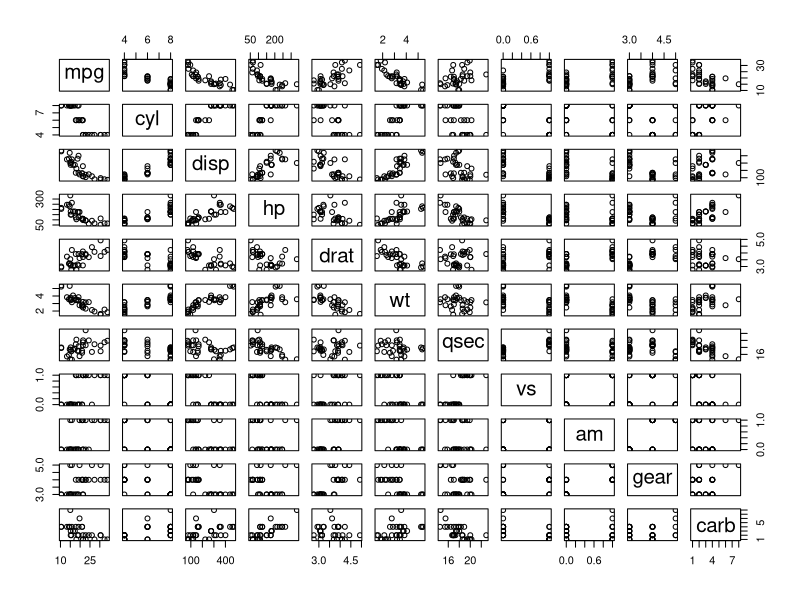
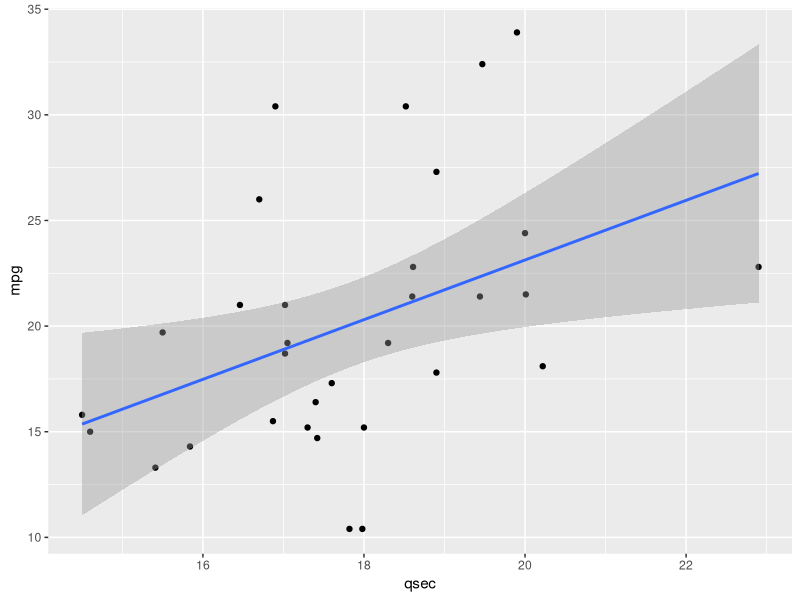
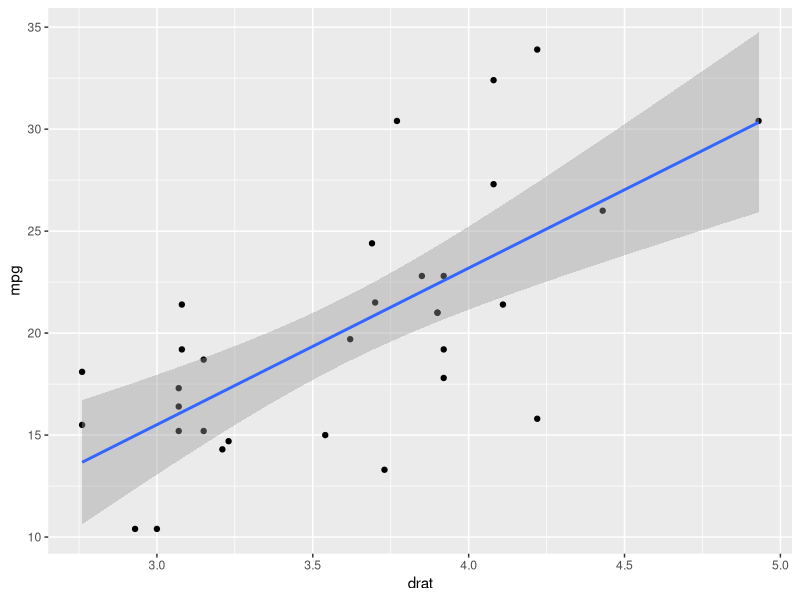
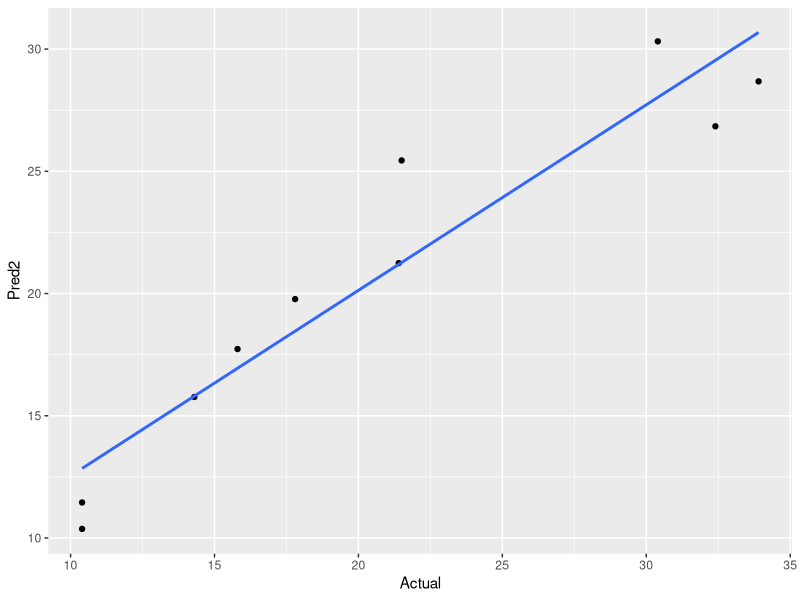
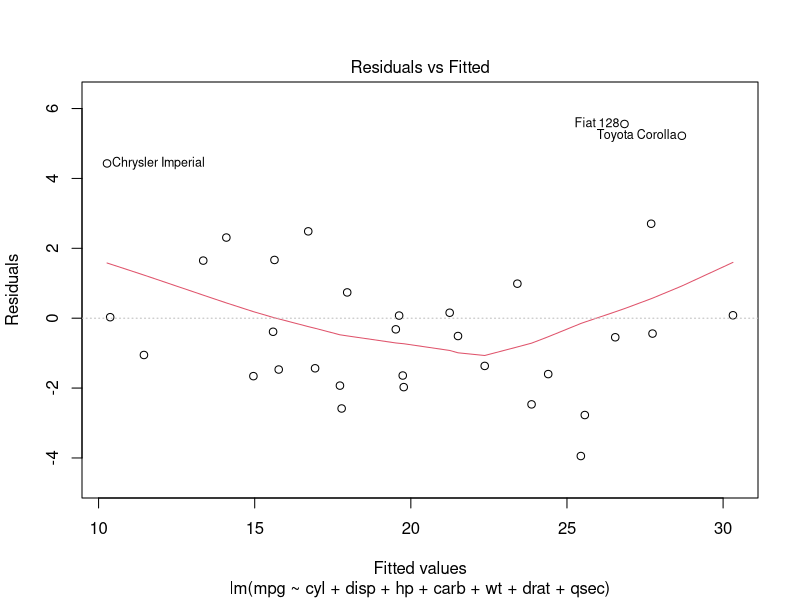
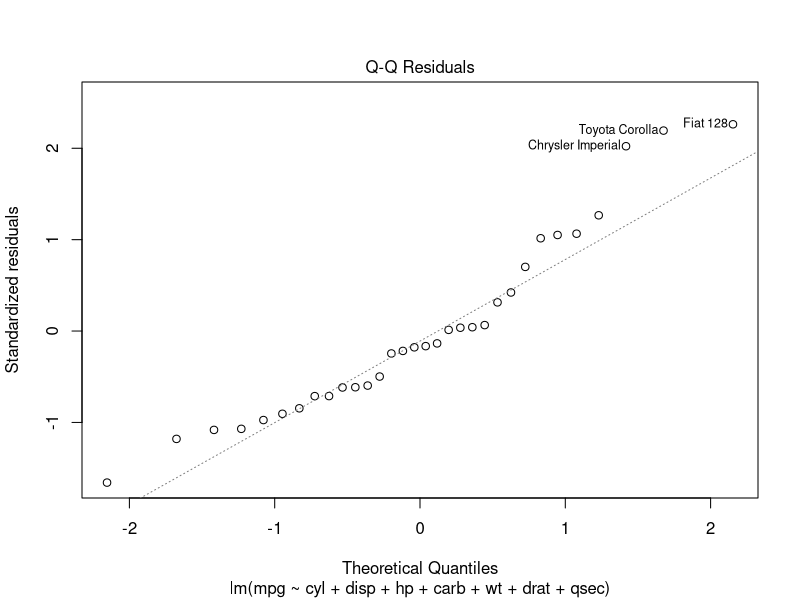
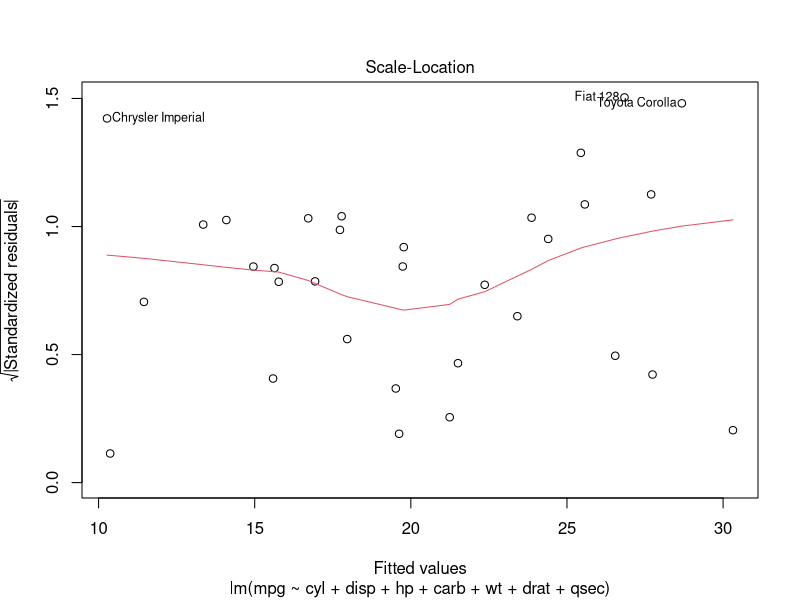
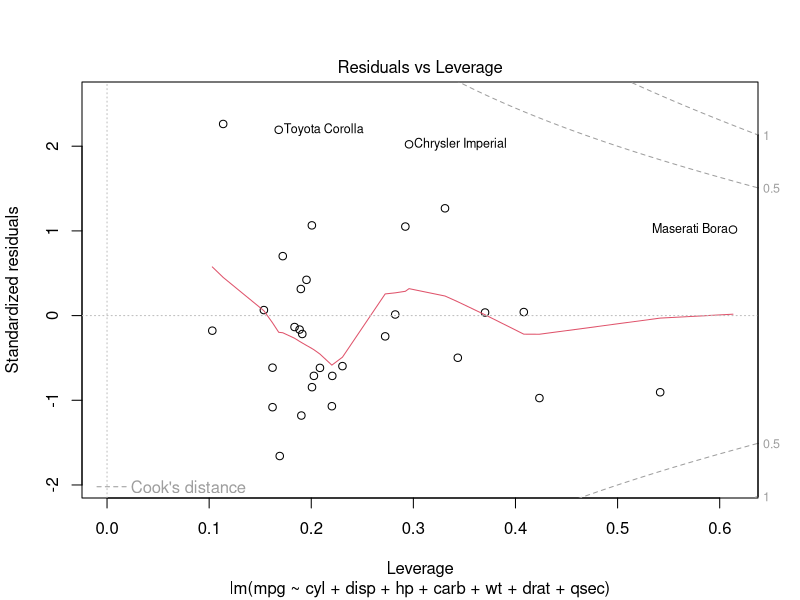

Generate these figures, in order, with R:
## ---- chunk 1
library(tidyverse)
## ---- chunk 2
plot(mtcars)
## ---- chunk 3
ggplot(mtcars, aes(qsec, mpg))+ 
  geom_point()+
  geom_smooth(method = "lm")
## ---- chunk 4
ggplot(mtcars, aes(drat, mpg))+ 
  geom_point()+
  geom_smooth(method = "lm")
## ---- chunk 5
RMSE <- function(y,yhat){
  sqrt(mean((y-yhat)^2))
}
## ---- chunk 6
set.seed(101)
n <- nrow(mtcars)
train_index <- sample(1:n, round(n*0.7))
mt_train <- mtcars[train_index,]
mt_test <- mtcars[-train_index,]
## ---- chunk 7
lm1 <- lm(mpg ~ cyl + disp + hp + carb + wt, data = mtcars)
lm2 <- lm(mpg ~ cyl + disp + hp + carb + wt + drat + qsec, data = mtcars)
lm3 <- lm(mpg ~ cyl + disp + hp + wt, data = mtcars)
lm4 <- lm(mpg ~ drat + qsec, data = mtcars)
## ---- chunk 8
pred1 <- predict(lm1, newdata = mt_test)
pred2 <- predict(lm2, newdata = mt_test)
pred3 <- predict(lm3, newdata = mt_test)
pred4 <- predict(lm4, newdata = mt_test)
## ---- chunk 9
RMSE(mt_test$mpg, pred1)
## ---- chunk 10
RMSE(mt_test$mpg, pred2)
## ---- chunk 11
RMSE(mt_test$mpg, pred3)
## ---- chunk 12
RMSE(mt_test$mpg, pred4)
## ---- chunk 13
pred_df <- data.frame(
  Actual = mt_test$mpg,
  Pred2 = pred2
)
## ---- chunk 14
ggplot(data = pred_df, aes(x = Actual,y = Pred2))+
  geom_point() +
  geom_smooth(method = "lm", se = FALSE )
## ---- chunk 15
plot(lm2)
## ---- chunk 16
library(dplyr)
library(MASS)
## ---- chunk 17
bc = boxcox(lm2, lambda = seq(-3,3))
best.lam = bc$x[which(bc$y==max(bc$y))]
## ---- chunk 18
if(abs(best.lam)<0.4) {
  lm2.transformed <- lm(log(mpg) ~ cyl + disp + hp + carb + wt + drat + qsec, data = mtcars)
} else {
  lm2.transformed <- lm(((mpg^best.lam - 1)/best.lam) ~ cyl + disp + hp + carb + wt + drat + qsec, data = mtcars)
}
## ---- chunk 19
plot(lm2.transformed)
## ---- chunk 20
#compare model preformance
cat("Original Model - Adjusted R-squared:", summary(lm2)$adj.r.squared, "\n")
cat("Transformed Model - Adjusted R-squared:", summary(lm2.transformed)$adj.r.squared, "\n")
## ---- chunk 21
library(lmtest)
## ---- chunk 22
reset_test <- resettest(lm2.transformed, power = 2:3, type = "fitted")
## ---- chunk 23
print(reset_test)
